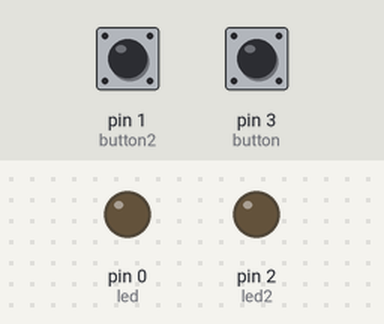
This sketch was run on a simulated Arduino Uno, built with avr-gcc and run on an emulated ATmega328P. On the bench: output pins drawn as LEDs (lit = HIGH). The inputs (shaded band) are chosen by the test bench; at power-on: pin 1 (button2) LOW, pin 3 (button) LOW.

Above: at 1.2 s.
1.3 s: pin 1 (button2) pulled HIGH for 0.15 s
At 1.37 s:
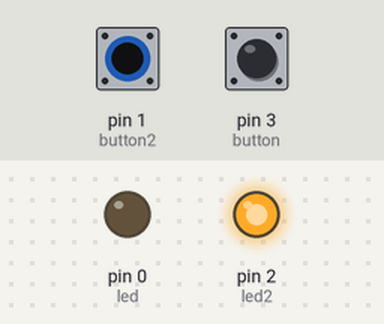
2.9 s: pin 3 (button) pulled HIGH for 0.15 s
At 2.97 s:
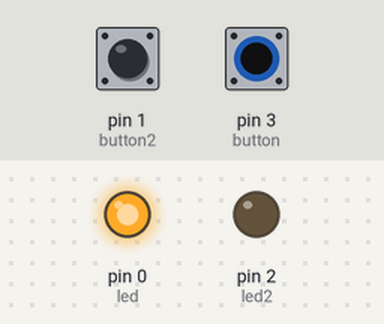
4.5 s: pin 3 (button) pulled HIGH for 3.2 s
At 8.9 s:
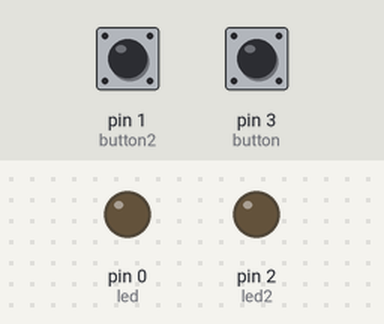
9.2 s: pin 1 (button2) pulled HIGH for 3.2 s
At 10.1 s:
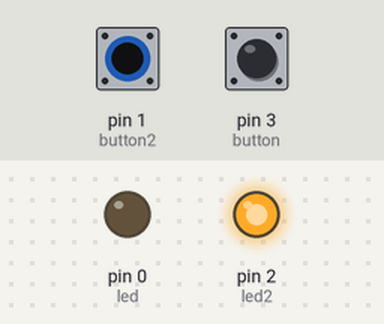
13.9 s: pin 1 (button2) driven HIGH and pin 3 (button) driven HIGH
At 14.9 s:
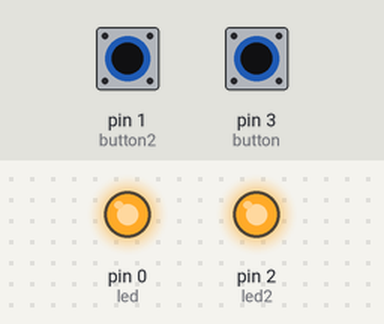
Timing chart, 0 to 16.4 s (numbered marks = the images above; inputs shaded):
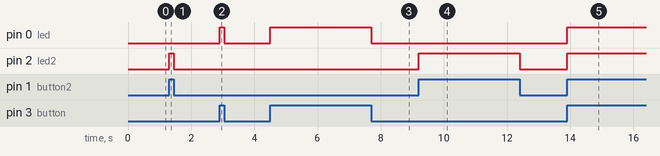

The sketch:

esp01_tilt.ino
```cpp
int led = 0;     // LED pin
int led2 = 2;     // LED pin

int button = 3; // push button is connected
int button2 = 1;

void setup() {
  pinMode(led, OUTPUT);   // declare LED as output
  pinMode(button, INPUT); // declare push button as input
  pinMode(led2, OUTPUT);   // declare LED as output
  pinMode(button2, INPUT); // declare push button as input
  digitalWrite(led, LOW);
  digitalWrite(led2, LOW);
  digitalWrite(button, LOW);
  digitalWrite(button2, LOW);


}

void loop() {
  if (digitalRead(button) == HIGH) {
    digitalWrite(led, HIGH);
  }
  else if (digitalRead(button2) == HIGH) {
    digitalWrite(led2, HIGH);
  }
  else if (digitalRead(button) == LOW and digitalRead(button2) == LOW) {
    digitalWrite(led, LOW);
    digitalWrite(led2, LOW);
  }
  else if (digitalRead(button) == HIGH and digitalRead(button2) == HIGH) {
  digitalWrite(led, LOW);
    digitalWrite(led2, LOW);
  }
}
```

Measured:
- after the input at 1.3 s, pin 2 (led2): LOW → HIGH at once, → LOW 0.15 s later
- after the input at 2.9 s, pin 0 (led): LOW → HIGH at once, → LOW 0.15 s later
- after the input at 4.5 s, pin 0 (led): LOW → HIGH at once, → LOW 3.2 s later
- after the input at 9.2 s, pin 2 (led2): LOW → HIGH at once, → LOW 3.2 s later
- after the input at 13.9 s, pin 0 (led), pin 2 (led2): LOW → HIGH at once
